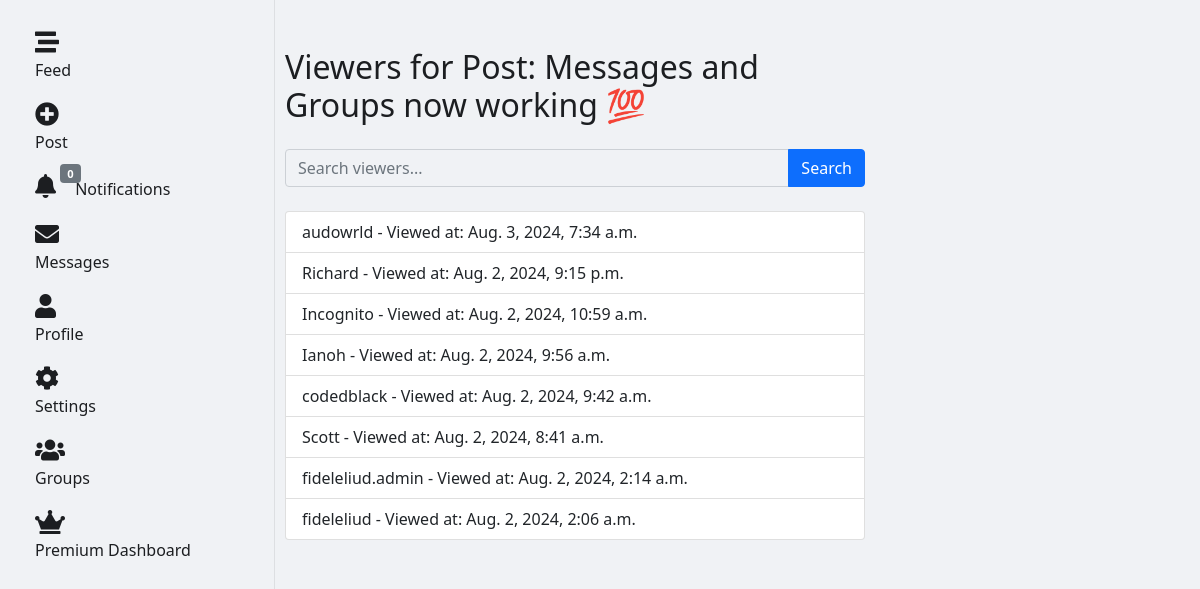
/post/13/viewers/ (signed in), run on an earlier commit of the app's database.
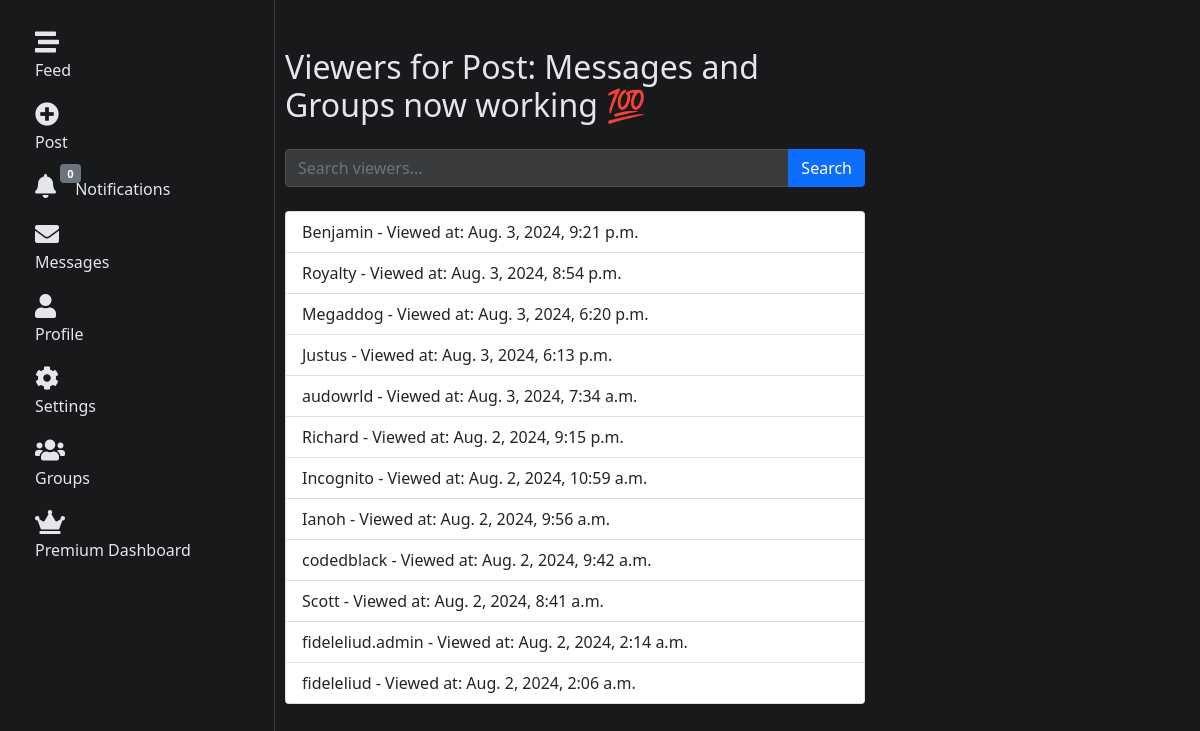
And on a later commit of the database.
### social/models.py (models this page shows, shortened)
class Post(models.Model):
    user = models.ForeignKey(User, on_delete=models.CASCADE)
    content = models.TextField(max_length=150)
    image = models.ImageField(upload_to="post_images/", blank=True, null=True)
    video = models.FileField(upload_to="post_videos/", blank=True, null=True)
    created_at = models.DateTimeField(auto_now_add=True)
    n_views = models.PositiveIntegerField(default=0)
    likes = models.ManyToManyField(User, related_name="liked_posts", blank=True)
    is_boosted = models.BooleanField(default=False)
    boost_expires_at = models.DateTimeField(null=True, blank=True)

class PostView(models.Model):
    post = models.ForeignKey(Post, related_name="views", on_delete=models.CASCADE)
    user = models.ForeignKey(User, on_delete=models.CASCADE)
    viewed_at = models.DateTimeField(auto_now_add=True)
    class Meta:
        unique_together = ("post", "user")

### users/models.py (models this page shows, shortened)
class User(AbstractUser):
    nickname = models.CharField(max_length=50, blank=True)
    course = models.CharField(max_length=100, blank=True)  # Make this optional
    year = models.IntegerField(null=True, blank=True)  # Make this optional
    profile_picture = models.ImageField(upload_to="profile_pics/", blank=True)
    bio = models.TextField(blank=True)
    followers = models.ManyToManyField(
        "self", symmetrical=False, related_name="following"
    )
    is_verified = models.BooleanField(default=False)
    is_premium = models.BooleanField(default=False)
    premium_expiry = models.DateTimeField(null=True, blank=True)
    privacy_dms = models.BooleanField(default=False)
    privacy_posts = models.BooleanField(default=False)
    THEME_CHOICES = [
        ("light", "Light"),
        ("dark", "Dark"),
        ("system", "System"),
    ]
    theme_preference = models.CharField(
        max_length=10, choices=THEME_CHOICES, default="system"
    )

### social/views.py (the view)
# urls.py: path("post/<int:post_id>/viewers/", views.post_viewers, name="post_viewers"),
@login_required
@user_passes_test(is_premium)
def post_viewers(request, post_id):
    post = get_object_or_404(Post, id=post_id, user=request.user)
    viewers = post.views.select_related("user").order_by("-viewed_at")
    query = request.GET.get("query", "")
    if query:
        viewers = viewers.filter(user__username__icontains=query)
    context = {
        "post": post,
        "viewers": viewers,
        "query": query,
    }
    return render(request, "social/post_viewers.html", context)

### notifications/context_processors.py (called while the page is built)
def notification_count(request):
    if request.user.is_authenticated:
        count = request.user.notifications.filter(is_read=False).count()
        return {"unread_notification_count": count}
    return {"unread_notification_count": 0}

### social/views.py (called while the page is built)
def is_premium(user):
    return (
        user.is_premium
        and user.premium_expiry is not None
        and user.premium_expiry > timezone.now()
    )

### users/context_processors.py (called while the page is built)
def premium_status(request):
    if request.user.is_authenticated:
        is_premium = (
            request.user.is_premium
            and request.user.premium_expiry is not None
            and request.user.premium_expiry > timezone.now()
        )
        days_left = (
            (request.user.premium_expiry - timezone.now()).days if is_premium else 0
        )
        return {"is_premium": is_premium, "premium_days_left": days_left}
    return {"is_premium": False, "premium_days_left": 0}

### social/templates/social/post_viewers.html
{% extends 'base.html' %}
{% block content %}
<div class="container mt-5">
    <h2 class="mb-4">Viewers for Post: {{ post.content|truncatewords:10 }}</h2>
    <form method="get" class="mb-4">
        <div class="input-group">
            <input type="text" name="query" value="{{ query }}" class="form-control" placeholder="Search viewers...">
            <button type="submit" class="btn btn-primary">Search</button>
        </div>
    </form>
    <ul class="list-group">
        {% for view in viewers %}
        <li class="list-group-item">
            {{ view.user.username }} - Viewed at: {{ view.viewed_at }}
        </li>
        {% empty %}
        <li class="list-group-item">No viewers found.</li>
        {% endfor %}
    </ul>
</div>
{% endblock %}

What changed in the data, as far as the page shows it:
added PostView: user.username "Benjamin", viewed_at "Aug. 3, 2024, 9:21 p.m."
added PostView: user.username "Royalty", viewed_at "Aug. 3, 2024, 8:54 p.m."
added PostView: user.username "Megaddog", viewed_at "Aug. 3, 2024, 6:20 p.m."
added PostView: user.username "Justus", viewed_at "Aug. 3, 2024, 6:13 p.m."
